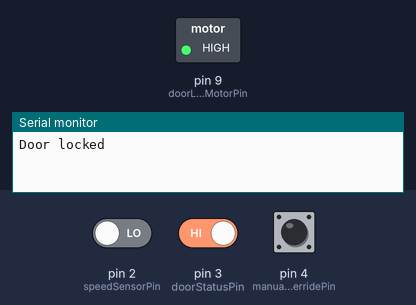
Recording of a sketch running on a simulated Arduino Uno, built with avr-gcc and run on an emulated ATmega328P. On the bench: switched loads named in the sketch (green lamp = pin HIGH), the last lines printed to the serial monitor. Inputs (shaded band) come from the test bench; at power-on: pin 2 (speedSensorPin) LOW, pin 3 (doorStatusPin) HIGH, pin 4 (manualOverridePin) HIGH. The modem accepts every AT command (registered, SIM ready, sends succeed) and sends nothing else.

Above: at 0.1 s.
At 5.5 s:
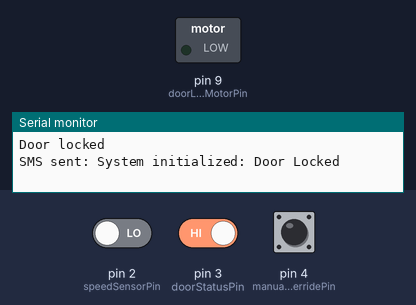
Timing chart, 0 to 7.0 s (numbered marks = the images above):
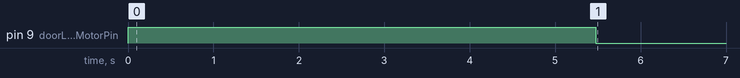

The sketch:

arduino.ino
```cpp
#include <SoftwareSerial.h>

// Pin definitions
const int speedSensorPin = 2;       // Digital input: train moving or stopped
const int doorStatusPin = 3;        // Digital input: door open/closed sensor
const int manualOverridePin = 4;    // Manual override button (active LOW)
const int doorLockMotorPin = 9;     // Output to motor or servo controlling door lock

// GSM module pins
const int gsmTxPin = 7;
const int gsmRxPin = 8;
SoftwareSerial gsmSerial(gsmTxPin, gsmRxPin);

bool doorLocked = false;

void setup() {
  Serial.begin(9600);
  gsmSerial.begin(9600);

  pinMode(speedSensorPin, INPUT);
  pinMode(doorStatusPin, INPUT_PULLUP);
  pinMode(manualOverridePin, INPUT_PULLUP);
  pinMode(doorLockMotorPin, OUTPUT);

  lockDoor();
  sendSMS("System initialized: Door Locked");
}

void loop() {
  bool trainMoving = digitalRead(speedSensorPin) == HIGH;
  bool manualOverride = digitalRead(manualOverridePin) == LOW;
  bool doorOpen = digitalRead(doorStatusPin) == LOW; // Assuming LOW means door open

  if (manualOverride) {
    unlockDoor();
    sendSMS("Manual override activated: Door unlocked");
    delay(5000); // Keep unlocked for 5 seconds
  } else {
    if (trainMoving && !doorLocked) {
      lockDoor();
      sendSMS("Train moving: Door locked");
    }
    else if (!trainMoving && doorLocked) {
      unlockDoor();
      sendSMS("Train stopped: Door unlocked");
    }
  }

  // Alert if door opens while locked
  if (doorLocked && doorOpen) {
    sendSMS("ALERT: Unauthorized door opening detected!");
    delay(10000); // Avoid spamming alerts
  }

  delay(1000);
}

void lockDoor() {
  digitalWrite(doorLockMotorPin, HIGH); // Lock door (adjust logic as per your motor)
  doorLocked = true;
  Serial.println("Door locked");
}

void unlockDoor() {
  digitalWrite(doorLockMotorPin, LOW);  // Unlock door
  doorLocked = false;
  Serial.println("Door unlocked");
}

void sendSMS(String message) {
  gsmSerial.println("AT");
  delay(100);
  gsmSerial.println("AT+CMGF=1");    // Set SMS text mode
  delay(100);
  gsmSerial.println("AT+CMGS=\"+1234567890\"");  // Replace with your phone number
  delay(100);
  gsmSerial.print(message);
  delay(100);
  gsmSerial.write(26); // CTRL+Z to send
  delay(5000);
  Serial.println("SMS sent: " + message);
}
```

Measured:
- by itself, pin 9 (doorLockMotorPin): HIGH → LOW at 5.5 s
